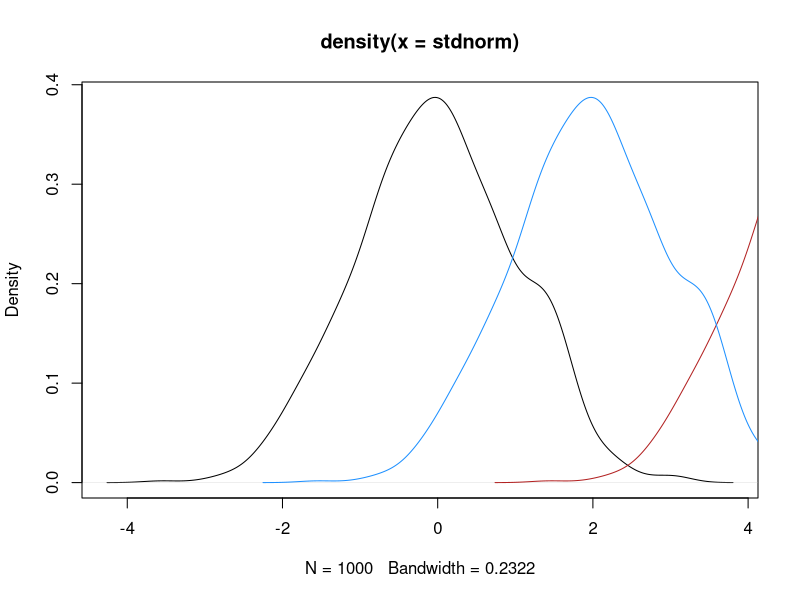
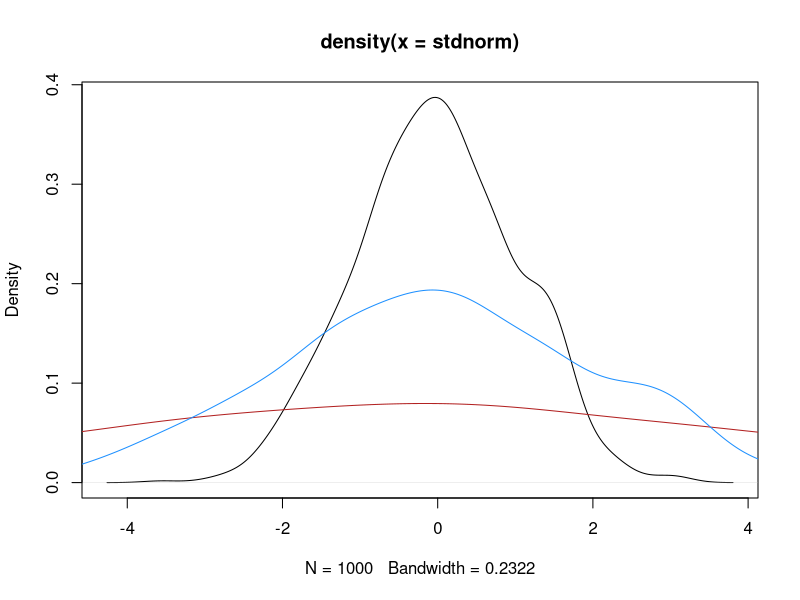
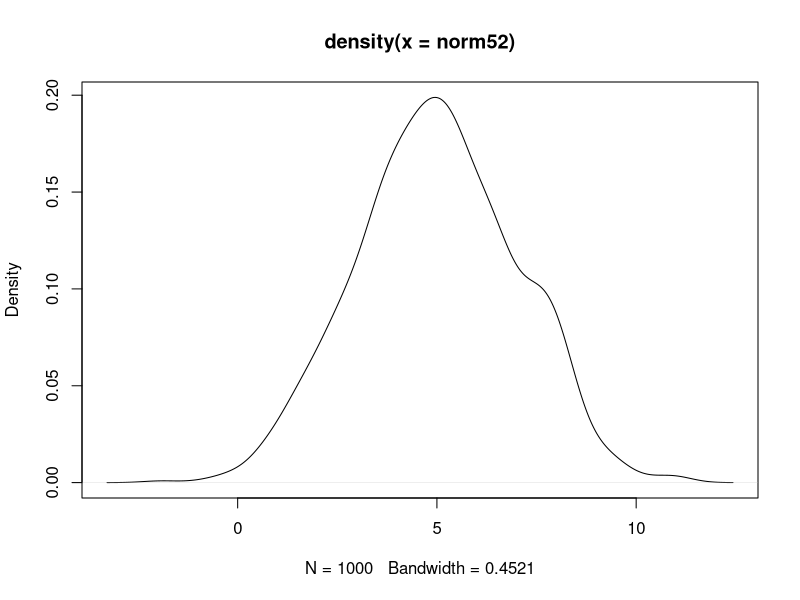
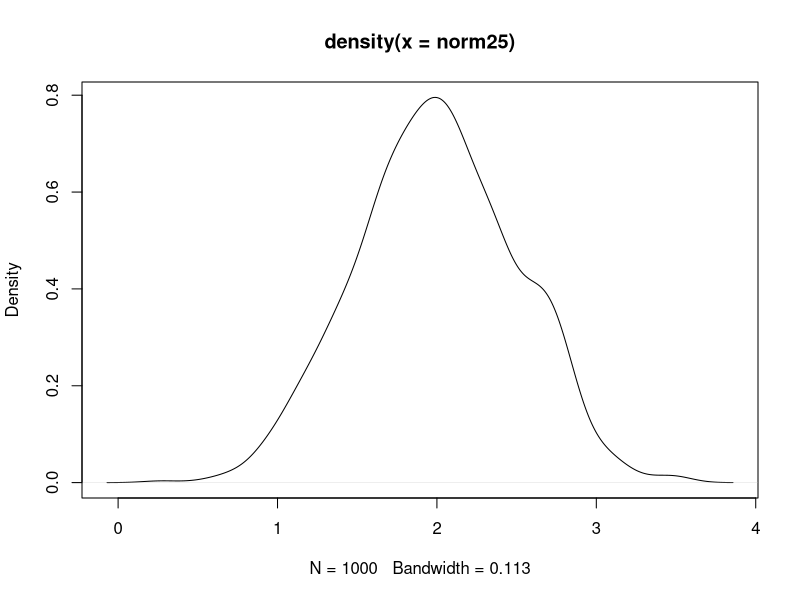
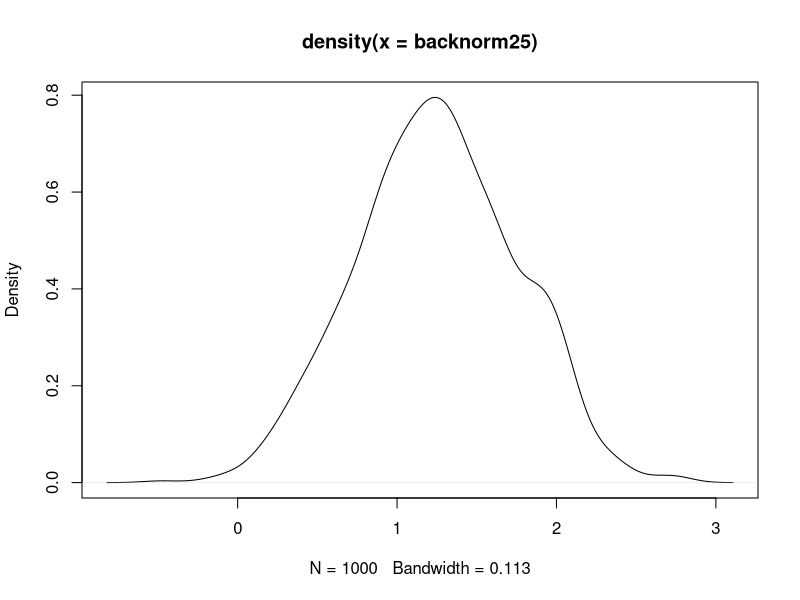

These figures' R source, in order:
## ---- chunk 1
stdnorm <- rnorm(1000)
## ---- chunk 2
mean_want <- 5
sd_want <- 2
## ---- chunk 3
norm5 <- stdnorm + mean_want

mean(norm5)
## ---- chunk 4

shift_mean <- function(sample_vals, mean_want) {
  mean_sample <- mean(sample_vals)

  mean_shift <- mean_want - mean_sample

  shiftsample <- sample_vals + mean_shift
  
  return(shiftsample)
}
## ---- chunk 5
norm2 <- shift_mean(norm5, 2)
mean(norm2)
## ---- chunk 6
mean(shift_mean(stdnorm, 5))
## ---- chunk 7
plot(density(stdnorm), type = 'lines')
lines(density(norm5), col = 'firebrick')
lines(density(norm2), col = 'dodgerblue')
## ---- chunk 8

normsd2 <- stdnorm*sd_want
sd(normsd2)
## ---- chunk 9
shift_sd <- function(sample_vals, sd_want) {
  sd_sample <- sd(sample_vals)

  sd_shift <- sd_want/sd_sample

  shiftsample <- sample_vals * sd_shift
  
  return(shiftsample)
}
## ---- chunk 10
normsd5 <- shift_sd(normsd2, 5)
sd(normsd5)
## ---- chunk 11
sd(shift_sd(stdnorm, sd_want))
## ---- chunk 12
plot(density(stdnorm), type = 'lines')
lines(density(normsd5), col = 'firebrick')
lines(density(normsd2), col = 'dodgerblue')
## ---- chunk 13
shift_mean_sd <- function(sample_vals, 
                          sd_want, mean_want) {
  
  shiftedsd <- shift_sd(sample_vals, sd_want)
  
  shiftedboth <- shift_mean(shiftedsd, mean_want)
}
## ---- chunk 14
norm52 <- shift_mean_sd(stdnorm, sd_want, mean_want)
mean(norm52)
sd(norm52)
plot(density(norm52))
## ---- chunk 15
norm25 <- shift_mean_sd(norm52, sd_want = 0.5, mean_want = 2)
mean(norm25)
sd(norm25)
plot(density(norm25))
## ---- chunk 16
shift_mean_sd_BACKWARDS <- function(sample_vals, 
                          sd_want, mean_want) {
  
  shiftedmean <- shift_mean(sample_vals, mean_want)
  
  shiftedboth <- shift_sd(shiftedmean, sd_want)
}
## ---- chunk 17
backnorm25 <- shift_mean_sd_BACKWARDS(norm52, sd_want = 0.5, mean_want = 5)
mean(backnorm25)
sd(backnorm25)
plot(density(backnorm25))
## ---- chunk 18
# back-calc normal parameters from lognormal
normmu_from_lognorm <- function(lnmean, lnsd) {
  lnvar <- lnsd^2
  mu <- log((lnmean^2) / sqrt(lnvar + lnmean^2))
}

normsd_from_lognorm <- function(lnmean, lnsd) {
  lnvar <- lnsd^2
  sd <- sqrt(log(lnvar / (lnmean^2) +1))
}
